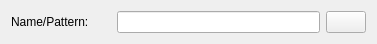
<?xml version="1.0" encoding="UTF-8"?>
<ui version="4.0">
 <class>ProfileDataCueSheetWidgetUI</class>
 <widget class="QWidget" name="ProfileDataCueSheetWidgetUI">
  <property name="geometry">
   <rect>
    <x>0</x>
    <y>0</y>
    <width>377</width>
    <height>39</height>
   </rect>
  </property>
  <layout class="QGridLayout" name="gridLayout">
   <item row="0" column="0">
    <widget class="QLabel" name="label_pattern">
     <property name="minimumSize">
      <size>
       <width>100</width>
       <height>0</height>
      </size>
     </property>
     <property name="text">
      <string>Name/Pattern:</string>
     </property>
    </widget>
   </item>
   <item row="0" column="1">
    <widget class="QLineEdit" name="qlineedit_pattern"/>
   </item>
   <item row="0" column="2">
    <widget class="QPushButton" name="kpushbutton_pattern"/>
   </item>
   <item row="1" column="1">
    <spacer name="verticalSpacer">
     <property name="orientation">
      <enum>Qt::Vertical</enum>
     </property>
     <property name="sizeHint" stdset="0">
      <size>
       <width>20</width>
       <height>3</height>
      </size>
     </property>
    </spacer>
   </item>
  </layout>
 </widget>
 <customwidgets>
  <customwidget>
   <class>QLineEdit</class>
   <extends>QLineEdit</extends>
   <header>qlineedit.h</header>
  </customwidget>
 </customwidgets>
 <resources/>
 <connections/>
</ui>
